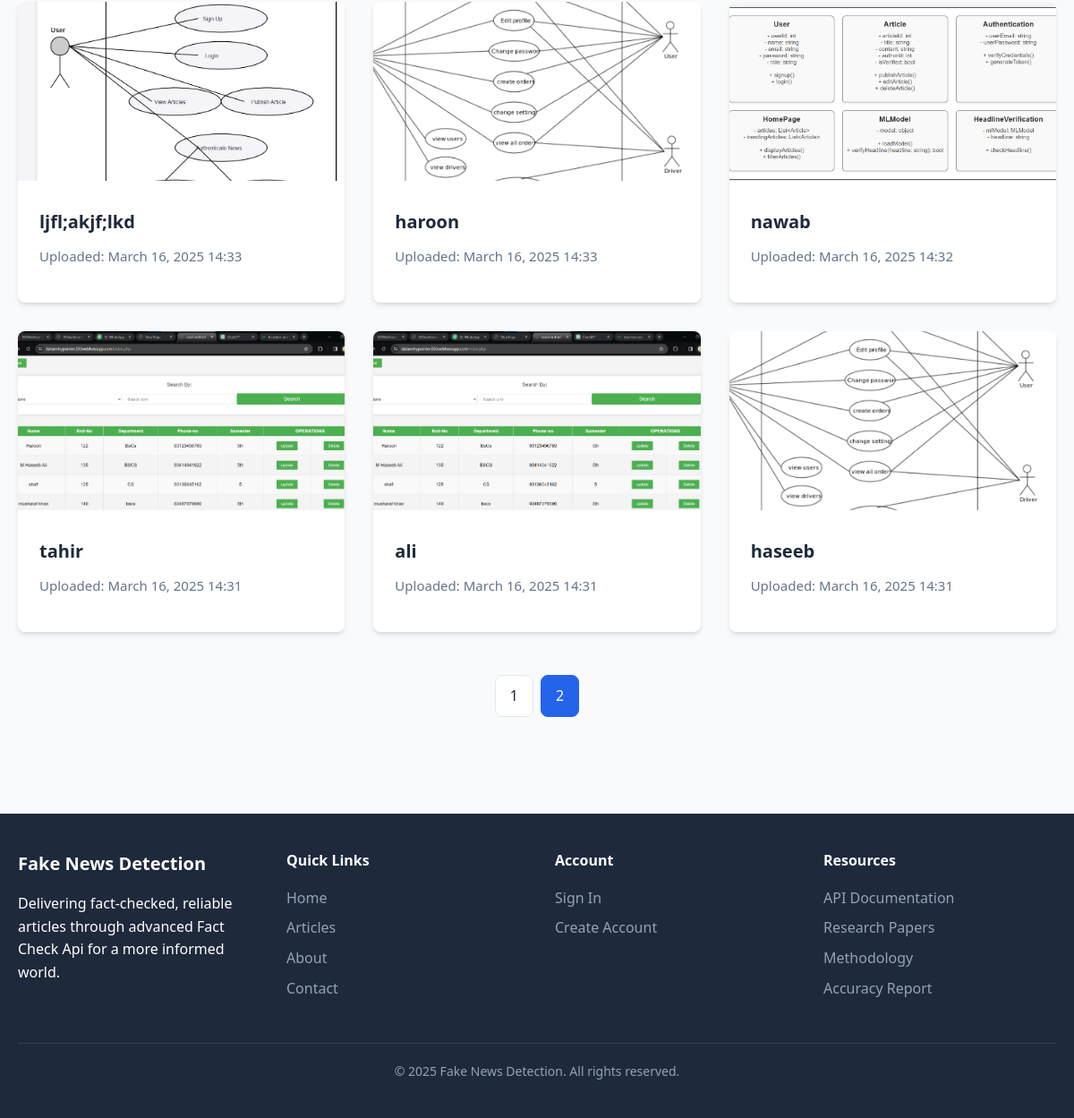
Before: /articles/?page=2 (lower part) with the older database file.
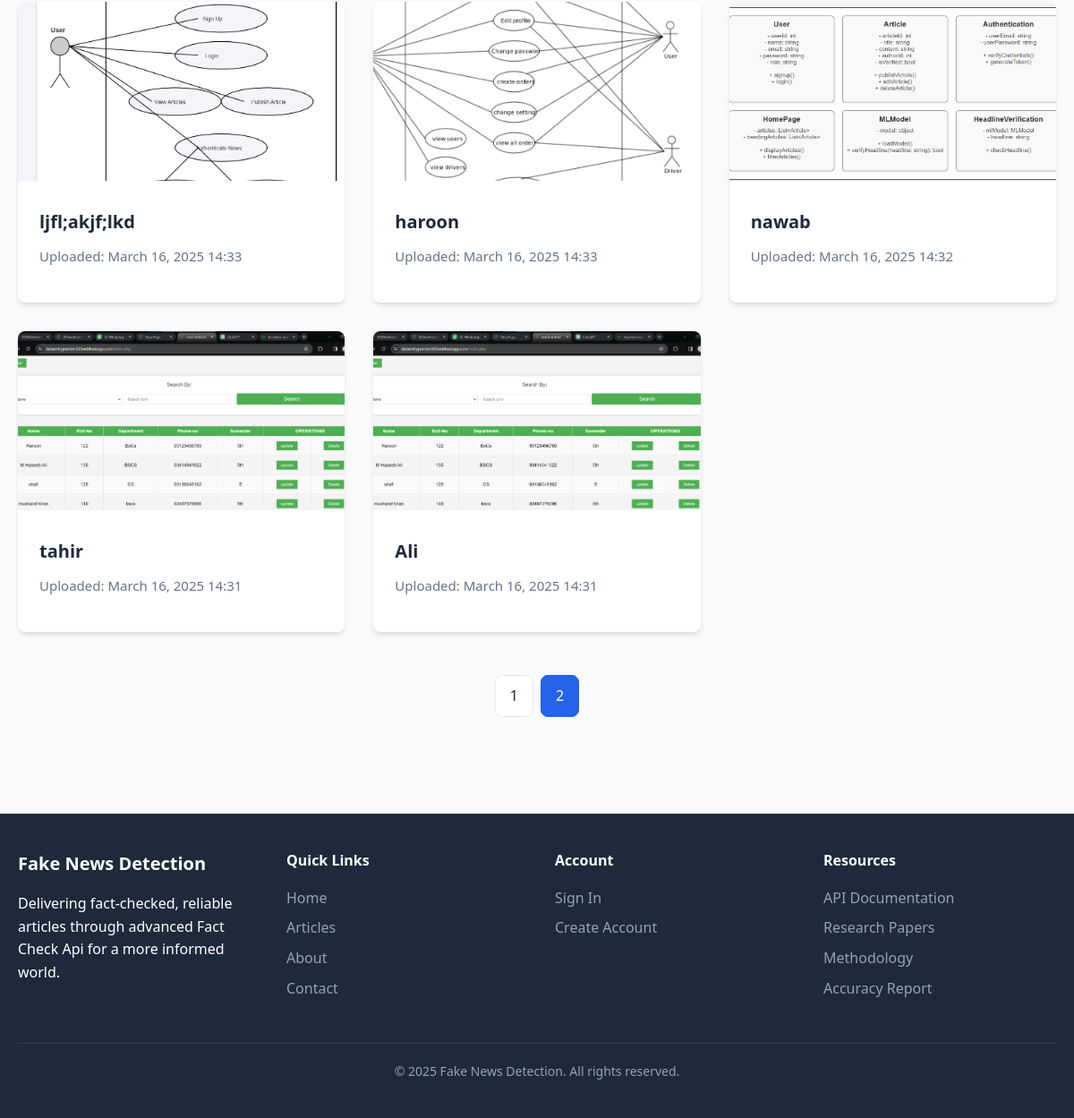
After: the same page with the newer database file.
### adminapp/models.py (models this page shows, shortened)
class BlogPost(models.Model):
    title = models.CharField(max_length=200)
    content = models.TextField()
    thumbnail = models.ImageField(upload_to='thumbnails/', null=True, blank=True)
    created_at = models.DateTimeField(auto_now_add=True)

### adminapp/views.py (the view)
# urls.py: path('articles/', article_list, name='articles'),
def article_list(request):
    query = request.GET.get('q', '')
    articles = BlogPost.objects.filter(
        Q(title__icontains=query) | Q(content__icontains=query)
    ).order_by('-created_at') if query else BlogPost.objects.all().order_by('-created_at')
    paginator = Paginator(articles, 9)
    page_number = request.GET.get('page', 1)
    page_obj = paginator.get_page(page_number)
    if request.headers.get('X-Requested-With') == 'XMLHttpRequest':
        return render(request, 'art_list.html', {'articles': page_obj.object_list})
    return render(request, 'articles.html', {'page_obj': page_obj, 'query': query})

### adminapp/templates/articles.html (shortened to what this page needs)
<!DOCTYPE html>
<html lang="en">
<head>
    <link rel="stylesheet" href="https://cdnjs.cloudflare.com/ajax/libs/font-awesome/6.4.0/css/all.min.css">
</head>
<body>
    <main class="main-content">
        <div class="container">
            <div class="article-container" id="article-list">
                {% include 'article_list.html' %}
            </div>
            <div class="pagination">
                {% if page_obj.has_previous %}
                    <a href="?page=1" class="pagination-btn">1</a>
                {% endif %}
                <a href="?page={{ page_obj.number }}" class="pagination-btn active">{{ page_obj.number }}</a>
            </div>
        </div>
    </main>
    <footer>
        <div class="container">
            <div class="footer-container">
                <div class="footer-about">
                    <div class="footer-logo">Fake News Detection</div>
                    <p>Delivering fact-checked, reliable articles through advanced Fact Check Api for a more informed world.</p>
                </div>
                <div class="footer-links">
                    <h3>Quick Links</h3>
                    <ul>
                        <li><a href="{% url 'home' %}">Home</a></li>
                        <li><a href="#">Articles</a></li>
                        <li><a href="{% url 'about' %}">About</a></li>
                        <li><a href="{% url 'contactus' %}">Contact</a></li>
                    </ul>
                </div>
                <div class="footer-links">
                    <h3>Account</h3>
                    <ul>
                        {% if user.is_authenticated %}
                            <li><a href="{% url 'signout' %}">Sign Out</a></li>
                        {% else %}
                            <li><a href="{% url 'signin' %}">Sign In</a></li>
                            <li><a href="{% url 'signup' %}">Create Account</a></li>
                        {% endif %}
                    </ul>
                </div>
                <div class="footer-links">
                    <h3>Resources</h3>
                    <ul>
                        <li><a href="#">API Documentation</a></li>
                        <li><a href="#">Research Papers</a></li>
                        <li><a href="#">Methodology</a></li>
                        <li><a href="#">Accuracy Report</a></li>
                    </ul>
                </div>
            </div>
            <div class="copyright">
                <p>© 2025 Fake News Detection. All rights reserved.</p>
            </div>
        </div>
    </footer>
</body>
</html>

### adminapp/templates/article_list.html
{% for post in page_obj %}
    <a href="{% url 'article_detail' post.id %}" style="text-decoration: none; color: inherit;">
        <div class="article-card">
            <img src="{{ post.thumbnail.url }}" alt="{{ post.title }}">
            <div class="content">
                <h3>{{ post.title }}</h3>
                <p>Uploaded: {{ post.created_at|date:"F d, Y H:i" }}</p>
            </div>
        </div>
    </a>
{% endfor %}

Changed rows visible on the page:
removed BlogPost: thumbnail (picture), title "haseeb", created_at "March 16, 2025 14:31"
changed BlogPost: title "ali" → "Ali"
